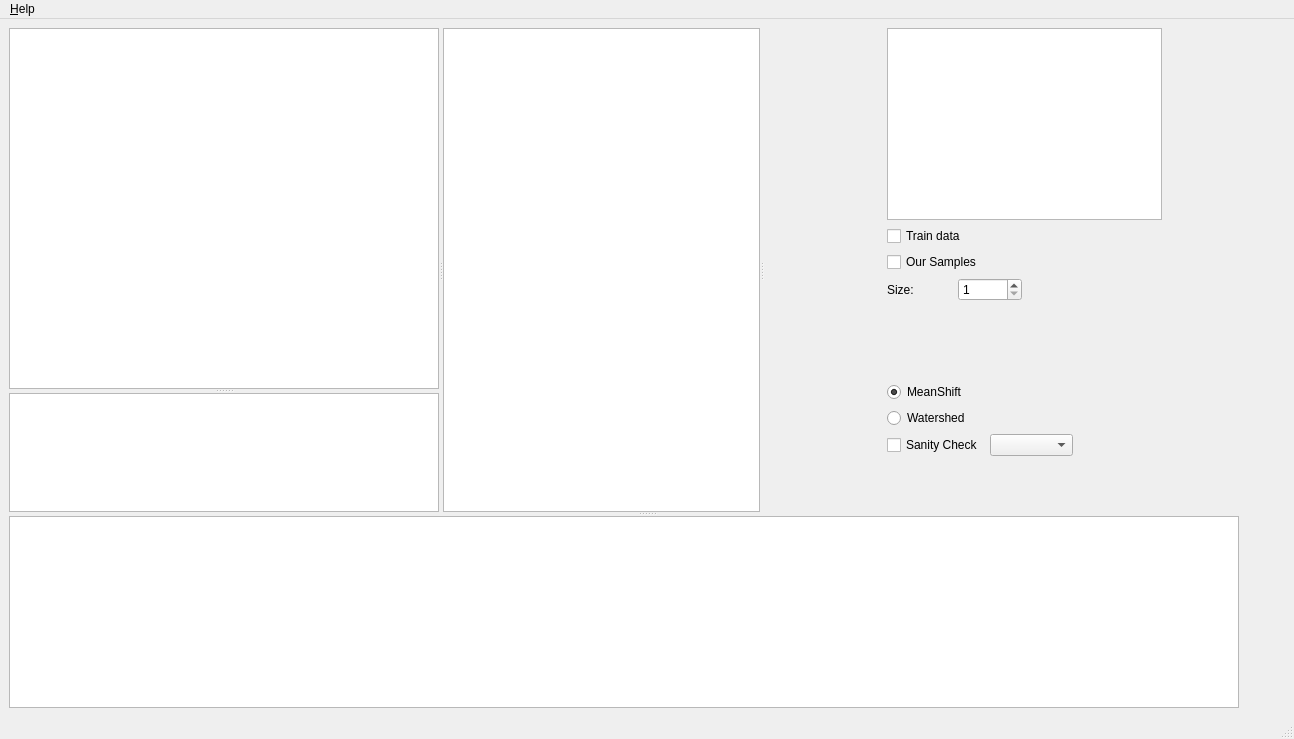
<?xml version="1.0" encoding="UTF-8"?>
<ui version="4.0">
 <class>JURGUI::JURGUI2DWindow</class>
 <widget class="QMainWindow" name="JURGUI::JURGUI2DWindow">
  <property name="geometry">
   <rect>
    <x>0</x>
    <y>0</y>
    <width>1294</width>
    <height>739</height>
   </rect>
  </property>
  <property name="windowTitle">
   <string>MainWindow</string>
  </property>
  <widget class="QWidget" name="centralwidget">
   <layout class="QHBoxLayout" name="horizontalLayout_12">
    <item>
     <widget class="QSplitter" name="splitter_4">
      <property name="orientation">
       <enum>Qt::Vertical</enum>
      </property>
      <widget class="QSplitter" name="splitter_2">
       <property name="orientation">
        <enum>Qt::Horizontal</enum>
       </property>
       <widget class="QSplitter" name="splitter_3">
        <property name="orientation">
         <enum>Qt::Horizontal</enum>
        </property>
        <widget class="QSplitter" name="splitter">
         <property name="orientation">
          <enum>Qt::Vertical</enum>
         </property>
         <widget class="JURGUISubClassQGV" name="gV">
          <property name="minimumSize">
           <size>
            <width>430</width>
            <height>361</height>
           </size>
          </property>
         </widget>
         <widget class="QListWidget" name="lstPol"/>
        </widget>
        <widget class="QGraphicsView" name="gVROS"/>
       </widget>
       <widget class="QWidget" name="layoutWidget">
        <layout class="QHBoxLayout" name="horizontalLayout_6">
         <item>
          <spacer name="horizontalSpacer_2">
           <property name="orientation">
            <enum>Qt::Horizontal</enum>
           </property>
           <property name="sizeHint" stdset="0">
            <size>
             <width>40</width>
             <height>20</height>
            </size>
           </property>
          </spacer>
         </item>
         <item>
          <layout class="QVBoxLayout" name="verticalLayout_2">
           <item>
            <widget class="QListWidget" name="lstV">
             <property name="resizeMode">
              <enum>QListView::Adjust</enum>
             </property>
             <property name="spacing">
              <number>1</number>
             </property>
             <property name="viewMode">
              <enum>QListView::ListMode</enum>
             </property>
            </widget>
           </item>
           <item>
            <layout class="QHBoxLayout" name="horizontalLayout">
             <item>
              <layout class="QVBoxLayout" name="verticalLayout">
               <item>
                <widget class="QCheckBox" name="chBox_load_train">
                 <property name="text">
                  <string>Train data</string>
                 </property>
                </widget>
               </item>
               <item>
                <widget class="QCheckBox" name="chBox_sample">
                 <property name="text">
                  <string>Our Samples</string>
                 </property>
                </widget>
               </item>
              </layout>
             </item>
             <item>
              <widget class="QPushButton" name="pBtn_load">
               <property name="minimumSize">
                <size>
                 <width>54</width>
                 <height>42</height>
                </size>
               </property>
               <property name="toolTip">
                <string>Load Images</string>
               </property>
               <property name="statusTip">
                <string>Load Images</string>
               </property>
               <property name="text">
                <string/>
               </property>
               <property name="icon">
                <iconset resource="../resources/images.qrc">
                 <normaloff>:/Icons/images/ico_load.png</normaloff>:/Icons/images/ico_load.png</iconset>
               </property>
               <property name="iconSize">
                <size>
                 <width>32</width>
                 <height>32</height>
                </size>
               </property>
               <property name="flat">
                <bool>true</bool>
               </property>
              </widget>
             </item>
             <item>
              <widget class="QPushButton" name="pBtn_previous">
               <property name="minimumSize">
                <size>
                 <width>54</width>
                 <height>42</height>
                </size>
               </property>
               <property name="toolTip">
                <string>Previous</string>
               </property>
               <property name="statusTip">
                <string>Previous</string>
               </property>
               <property name="text">
                <string/>
               </property>
               <property name="icon">
                <iconset resource="../resources/images.qrc">
                 <normaloff>:/Icons/images/ico_previous.png</normaloff>:/Icons/images/ico_previous.png</iconset>
               </property>
               <property name="iconSize">
                <size>
                 <width>32</width>
                 <height>32</height>
                </size>
               </property>
               <property name="flat">
                <bool>true</bool>
               </property>
              </widget>
             </item>
             <item>
              <widget class="QPushButton" name="pBtn_next">
               <property name="minimumSize">
                <size>
                 <width>54</width>
                 <height>42</height>
                </size>
               </property>
               <property name="toolTip">
                <string>Next</string>
               </property>
               <property name="statusTip">
                <string>Next</string>
               </property>
               <property name="text">
                <string/>
               </property>
               <property name="icon">
                <iconset resource="../resources/images.qrc">
                 <normaloff>:/Icons/images/ico_next.png</normaloff>:/Icons/images/ico_next.png</iconset>
               </property>
               <property name="iconSize">
                <size>
                 <width>32</width>
                 <height>32</height>
                </size>
               </property>
               <property name="flat">
                <bool>true</bool>
               </property>
              </widget>
             </item>
            </layout>
           </item>
           <item>
            <layout class="QHBoxLayout" name="horizontalLayout_2">
             <item>
              <layout class="QHBoxLayout" name="horizontalLayout_7">
               <item>
                <widget class="QLabel" name="label">
                 <property name="text">
                  <string>Size:</string>
                 </property>
                </widget>
               </item>
               <item>
                <widget class="QSpinBox" name="sBox_size">
                 <property name="minimum">
                  <number>1</number>
                 </property>
                </widget>
               </item>
              </layout>
             </item>
             <item>
              <widget class="QPushButton" name="pBtn_color">
               <property name="text">
                <string/>
               </property>
               <property name="icon">
                <iconset resource="../resources/images.qrc">
                 <normaloff>:/Icons/images/ico_color_pallate.png</normaloff>:/Icons/images/ico_color_pallate.png</iconset>
               </property>
               <property name="iconSize">
                <size>
                 <width>32</width>
                 <height>32</height>
                </size>
               </property>
               <property name="flat">
                <bool>true</bool>
               </property>
              </widget>
             </item>
            </layout>
           </item>
           <item>
            <layout class="QHBoxLayout" name="horizontalLayout_8">
             <item>
              <widget class="QPushButton" name="pBtn_zoom_in">
               <property name="minimumSize">
                <size>
                 <width>31</width>
                 <height>41</height>
                </size>
               </property>
               <property name="toolTip">
                <string>Zoom In</string>
               </property>
               <property name="statusTip">
                <string>Zoom In</string>
               </property>
               <property name="text">
                <string/>
               </property>
               <property name="icon">
                <iconset resource="../resources/images.qrc">
                 <normaloff>:/Icons/images/ico_zoom_in.png</normaloff>:/Icons/images/ico_zoom_in.png</iconset>
               </property>
               <property name="iconSize">
                <size>
                 <width>32</width>
                 <height>32</height>
                </size>
               </property>
               <property name="flat">
                <bool>true</bool>
               </property>
              </widget>
             </item>
             <item>
              <widget class="QPushButton" name="pBtn_zoom_out">
               <property name="minimumSize">
                <size>
                 <width>31</width>
                 <height>41</height>
                </size>
               </property>
               <property name="toolTip">
                <string>Zoom Out</string>
               </property>
               <property name="statusTip">
                <string>Zoom Out</string>
               </property>
               <property name="text">
                <string/>
               </property>
               <property name="icon">
                <iconset resource="../resources/images.qrc">
                 <normaloff>:/Icons/images/ico_zoom_out.png</normaloff>:/Icons/images/ico_zoom_out.png</iconset>
               </property>
               <property name="iconSize">
                <size>
                 <width>32</width>
                 <height>32</height>
                </size>
               </property>
               <property name="flat">
                <bool>true</bool>
               </property>
              </widget>
             </item>
             <item>
              <widget class="QPushButton" name="pBtn_fit">
               <property name="toolTip">
                <string>Fit</string>
               </property>
               <property name="statusTip">
                <string>Fit</string>
               </property>
               <property name="text">
                <string/>
               </property>
               <property name="icon">
                <iconset resource="../resources/images.qrc">
                 <normaloff>:/Icons/images/ico_fit.png</normaloff>:/Icons/images/ico_fit.png</iconset>
               </property>
               <property name="iconSize">
                <size>
                 <width>32</width>
                 <height>32</height>
                </size>
               </property>
               <property name="flat">
                <bool>true</bool>
               </property>
              </widget>
             </item>
            </layout>
           </item>
           <item>
            <layout class="QHBoxLayout" name="horizontalLayout_10">
             <item>
              <widget class="QPushButton" name="pBtn_train_seg">
               <property name="toolTip">
                <string>Show Segmented Image</string>
               </property>
               <property name="statusTip">
                <string>Show Segmented Image</string>
               </property>
               <property name="text">
                <string/>
               </property>
               <property name="icon">
                <iconset resource="../resources/images.qrc">
                 <normaloff>:/Icons/images/ico_seg.png</normaloff>:/Icons/images/ico_seg.png</iconset>
               </property>
               <property name="iconSize">
                <size>
                 <width>32</width>
                 <height>32</height>
                </size>
               </property>
               <property name="flat">
                <bool>true</bool>
               </property>
              </widget>
             </item>
             <item>
              <widget class="QPushButton" name="pBtn_extract">
               <property name="toolTip">
                <string>Extract</string>
               </property>
               <property name="statusTip">
                <string>Extract</string>
               </property>
               <property name="whatsThis">
                <string/>
               </property>
               <property name="text">
                <string/>
               </property>
               <property name="icon">
                <iconset resource="../resources/images.qrc">
                 <normaloff>:/Icons/images/ico_apply.png</normaloff>:/Icons/images/ico_apply.png</iconset>
               </property>
               <property name="iconSize">
                <size>
                 <width>32</width>
                 <height>32</height>
                </size>
               </property>
               <property name="flat">
                <bool>true</bool>
               </property>
              </widget>
             </item>
            </layout>
           </item>
           <item>
            <layout class="QHBoxLayout" name="horizontalLayout_4">
             <item>
              <layout class="QVBoxLayout" name="verticalLayout_4">
               <item>
                <widget class="QRadioButton" name="rdBtnMean">
                 <property name="toolTip">
                  <string>MeanShift</string>
                 </property>
                 <property name="statusTip">
                  <string>MeanShift</string>
                 </property>
                 <property name="text">
                  <string>MeanShift</string>
                 </property>
                 <property name="checked">
                  <bool>true</bool>
                 </property>
                </widget>
               </item>
               <item>
                <widget class="QRadioButton" name="rdBtnWatershed">
                 <property name="toolTip">
                  <string>Watershed</string>
                 </property>
                 <property name="statusTip">
                  <string>Watershed</string>
                 </property>
                 <property name="text">
                  <string>Watershed</string>
                 </property>
                </widget>
               </item>
              </layout>
             </item>
             <item>
              <widget class="QPushButton" name="pBtn_setting">
               <property name="toolTip">
                <string>Setting</string>
               </property>
               <property name="statusTip">
                <string>Setting</string>
               </property>
               <property name="text">
                <string/>
               </property>
               <property name="icon">
                <iconset resource="../resources/images.qrc">
                 <normaloff>:/Icons/images/ico_setting.jpeg</normaloff>:/Icons/images/ico_setting.jpeg</iconset>
               </property>
               <property name="iconSize">
                <size>
                 <width>32</width>
                 <height>32</height>
                </size>
               </property>
               <property name="flat">
                <bool>true</bool>
               </property>
              </widget>
             </item>
             <item>
              <widget class="QPushButton" name="pBtn_req">
               <property name="toolTip">
                <string>Send</string>
               </property>
               <property name="statusTip">
                <string>Send</string>
               </property>
               <property name="text">
                <string/>
               </property>
               <property name="icon">
                <iconset resource="../resources/images.qrc">
                 <normaloff>:/Icons/images/ico_opencv.png</normaloff>:/Icons/images/ico_opencv.png</iconset>
               </property>
               <property name="iconSize">
                <size>
                 <width>32</width>
                 <height>32</height>
                </size>
               </property>
               <property name="flat">
                <bool>true</bool>
               </property>
              </widget>
             </item>
            </layout>
           </item>
           <item>
            <layout class="QHBoxLayout" name="horizontalLayout_9">
             <item>
              <widget class="QCheckBox" name="chBox_sanity">
               <property name="text">
                <string>Sanity Check</string>
               </property>
              </widget>
             </item>
             <item>
              <widget class="QComboBox" name="comBox_sel_methods">
               <property name="toolTip">
                <string>Select Methods</string>
               </property>
               <property name="statusTip">
                <string>Select Methods</string>
               </property>
               <property name="modelColumn">
                <number>0</number>
               </property>
              </widget>
             </item>
             <item>
              <widget class="QPushButton" name="pBtn_eval">
               <property name="toolTip">
                <string>Evaluate</string>
               </property>
               <property name="statusTip">
                <string>Evaluate</string>
               </property>
               <property name="text">
                <string/>
               </property>
               <property name="icon">
                <iconset resource="../resources/images.qrc">
                 <normaloff>:/Icons/images/ico_compare.png</normaloff>:/Icons/images/ico_compare.png</iconset>
               </property>
               <property name="iconSize">
                <size>
                 <width>32</width>
                 <height>32</height>
                </size>
               </property>
               <property name="flat">
                <bool>true</bool>
               </property>
              </widget>
             </item>
            </layout>
           </item>
           <item>
            <layout class="QHBoxLayout" name="horizontalLayout_5">
             <item>
              <spacer name="horizontalSpacer_3">
               <property name="orientation">
                <enum>Qt::Horizontal</enum>
               </property>
               <property name="sizeHint" stdset="0">
                <size>
                 <width>40</width>
                 <height>20</height>
                </size>
               </property>
              </spacer>
             </item>
             <item>
              <widget class="QPushButton" name="pBtn_expr">
               <property name="toolTip">
                <string>Expriment</string>
               </property>
               <property name="statusTip">
                <string>Expriment</string>
               </property>
               <property name="text">
                <string/>
               </property>
               <property name="icon">
                <iconset resource="../resources/images.qrc">
                 <normaloff>:/Icons/images/ico_expriment.png</normaloff>:/Icons/images/ico_expriment.png</iconset>
               </property>
               <property name="iconSize">
                <size>
                 <width>50</width>
                 <height>50</height>
                </size>
               </property>
               <property name="flat">
                <bool>true</bool>
               </property>
              </widget>
             </item>
             <item>
              <spacer name="horizontalSpacer_4">
               <property name="orientation">
                <enum>Qt::Horizontal</enum>
               </property>
               <property name="sizeHint" stdset="0">
                <size>
                 <width>40</width>
                 <height>20</height>
                </size>
               </property>
              </spacer>
             </item>
            </layout>
           </item>
           <item>
            <layout class="QHBoxLayout" name="horizontalLayout_3">
             <item>
              <widget class="QPushButton" name="pBtn_back">
               <property name="toolTip">
                <string>Back</string>
               </property>
               <property name="statusTip">
                <string>Back</string>
               </property>
               <property name="text">
                <string/>
               </property>
               <property name="icon">
                <iconset resource="../resources/images.qrc">
                 <normaloff>:/Icons/images/ico_back.png</normaloff>:/Icons/images/ico_back.png</iconset>
               </property>
               <property name="iconSize">
                <size>
                 <width>32</width>
                 <height>32</height>
                </size>
               </property>
               <property name="flat">
                <bool>true</bool>
               </property>
              </widget>
             </item>
             <item>
              <widget class="QPushButton" name="pBtn_quit">
               <property name="toolTip">
                <string>Exit</string>
               </property>
               <property name="statusTip">
                <string>Exit</string>
               </property>
               <property name="text">
                <string/>
               </property>
               <property name="icon">
                <iconset resource="../resources/images.qrc">
                 <normaloff>:/Icons/images/ico_quit.png</normaloff>:/Icons/images/ico_quit.png</iconset>
               </property>
               <property name="iconSize">
                <size>
                 <width>32</width>
                 <height>32</height>
                </size>
               </property>
               <property name="flat">
                <bool>true</bool>
               </property>
              </widget>
             </item>
            </layout>
           </item>
          </layout>
         </item>
         <item>
          <spacer name="horizontalSpacer">
           <property name="orientation">
            <enum>Qt::Horizontal</enum>
           </property>
           <property name="sizeHint" stdset="0">
            <size>
             <width>40</width>
             <height>20</height>
            </size>
           </property>
          </spacer>
         </item>
        </layout>
       </widget>
      </widget>
      <widget class="QWidget" name="layoutWidget1">
       <layout class="QHBoxLayout" name="horizontalLayout_11">
        <item>
         <widget class="QPlainTextEdit" name="pTE_log">
          <property name="readOnly">
           <bool>true</bool>
          </property>
         </widget>
        </item>
        <item>
         <layout class="QVBoxLayout" name="verticalLayout_3">
          <item>
           <spacer name="verticalSpacer">
            <property name="orientation">
             <enum>Qt::Vertical</enum>
            </property>
            <property name="sizeHint" stdset="0">
             <size>
              <width>20</width>
              <height>40</height>
             </size>
            </property>
           </spacer>
          </item>
          <item>
           <widget class="QPushButton" name="pBtn_clear">
            <property name="toolTip">
             <string>Clear</string>
            </property>
            <property name="statusTip">
             <string>Clear</string>
            </property>
            <property name="text">
             <string/>
            </property>
            <property name="icon">
             <iconset resource="../resources/images.qrc">
              <normaloff>:/Icons/images/ico_clear.png</normaloff>:/Icons/images/ico_clear.png</iconset>
            </property>
            <property name="iconSize">
             <size>
              <width>32</width>
              <height>32</height>
             </size>
            </property>
            <property name="flat">
             <bool>true</bool>
            </property>
           </widget>
          </item>
         </layout>
        </item>
       </layout>
      </widget>
     </widget>
    </item>
   </layout>
  </widget>
  <widget class="QMenuBar" name="menubar">
   <property name="geometry">
    <rect>
     <x>0</x>
     <y>0</y>
     <width>1294</width>
     <height>25</height>
    </rect>
   </property>
   <widget class="QMenu" name="menu_Help">
    <property name="title">
     <string>&amp;Help</string>
    </property>
    <addaction name="actionAbout"/>
   </widget>
   <addaction name="menu_Help"/>
  </widget>
  <widget class="QStatusBar" name="statusbar"/>
  <action name="actionAbout">
   <property name="text">
    <string>&amp;About</string>
   </property>
  </action>
 </widget>
 <customwidgets>
  <customwidget>
   <class>JURGUISubClassQGV</class>
   <extends>QGraphicsView</extends>
   <header>JURGUISubClassQGV.h</header>
  </customwidget>
 </customwidgets>
 <resources>
  <include location="../resources/images.qrc"/>
 </resources>
 <connections/>
</ui>
